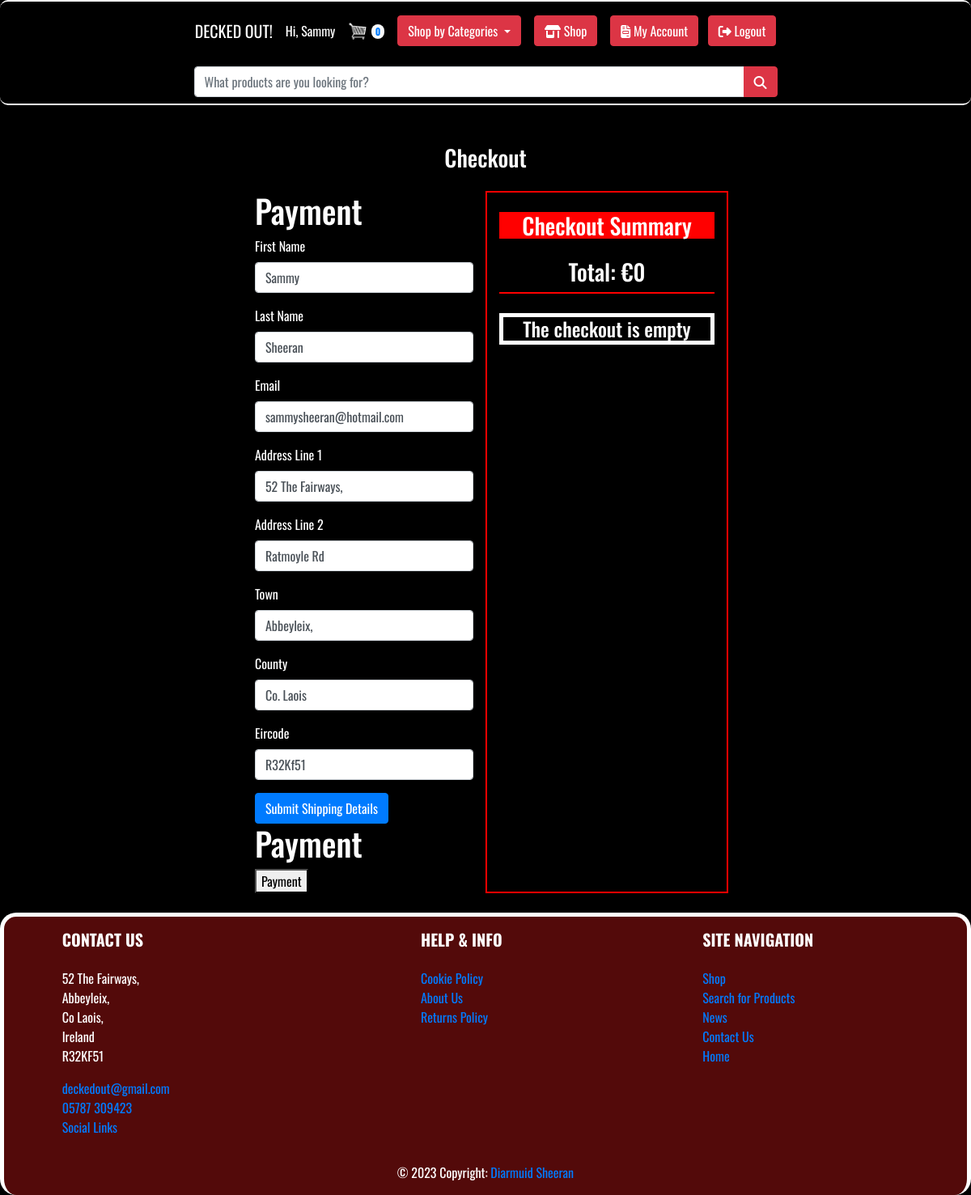
The page /checkout/checkout/ (signed in) on the database its author committed.
### user/models.py (models this page shows, shortened)
class UserProfile(models.Model):
    user = models.OneToOneField(User, null=True, on_delete=models.CASCADE)
    fname = models.CharField(max_length=200, null=True)
    lname = models.CharField(max_length=200, null=True)
    shipping_address_line_1 = models.CharField(max_length=255, null=True, blank=True)
    shipping_address_line_2 = models.CharField(max_length=255, null=True, blank=True)
    shipping_address_town = models.CharField(max_length=255, null=True, blank=True)
    shipping_address_county = models.CharField(max_length=20, null=True, blank=True)
    shipping_address_eircode = models.CharField(max_length=255, null=True, blank=True)

### checkout/views.py (the view, shortened to what this page needs)
# urls.py: path('checkout/', views.checkout, name='checkout'),
def checkout(request):
    cart = Cart(request)
    cart_products = cart.get_prods
    quantities = cart.get_quants
    totals = cart.cart_total()
    user = request.user
    shipping_address = {
        'line_1': '',
        'line_2': '',
        'town': '',
        'county': '',
        'eircode': '',
    }
    user_data = {
        'fname': '',
        'lname': '',
        'email': '',
    }
    if request.user.is_authenticated:
        user_profile = UserProfile.objects.get(user=request.user)
        shipping_address = {
            'line_1': user_profile.shipping_address_line_1,
            'line_2': user_profile.shipping_address_line_2,
            'town': user_profile.shipping_address_town,
            'county': user_profile.shipping_address_county,
            'eircode': user_profile.shipping_address_eircode,
        }
        user_data = {
            'fname': user_profile.fname,
            'lname': user_profile.lname,
            'email': user.email,
        }
    context = {
        "cart_products": cart_products,
        "quantities": quantities,
        "totals": totals,
        'shipping_address': shipping_address,
        'user_data': user_data,
    }
    return render(request, "checkout/checkout.html", context)

### cart/cart.py (called while the page is built, shortened)
    def cart_total(self):
        product_ids = self.cart.keys()
        products = Product.objects.filter(id__in=product_ids)
        quantities = self.cart
        total = 0
        return total

    def get_prods(self):
        product_ids = self.cart.keys()
        quantities = self.cart
        products_with_quantities = {}
        for product_id in product_ids:
            product_id = int(product_id)
            product = Product.objects.get(id=product_id)
            products_with_quantities[product] = quantities[str(product_id)]
        return products_with_quantities

    def __len__(self):
        return sum(self.cart.values())

### cart/context_processors.py (called while the page is built)
def cart(request):
    return {'cart': Cart(request)}

def categories(request):
    return {'categories': Category.objects.all()}

### checkout/templates/checkout/checkout.html (shortened to what this page needs)
{% extends 'base.html' %}
{% load static %}
{% block content %}
<h3 class="text-center mb-4 mt-4">Checkout</h3>
<div class="container-fluid mt-4">
    <div class="row">
        <div class="col-md-3"></div>
        <div class="col-md-3" id="shipping-section">
            <h1>Payment</h1>
            <form action="{% url 'checkout' %}" method="post">
                <div class="mb-3">
                    <label for="fname" class="form-label">First Name</label>
                    <input type="text" class="form-control" id="fname" name="fname" value="{{ user_data.fname }}" required>
                </div>
                <div class="mb-3">
                    <label for="lname" class="form-label">Last Name</label>
                    <input type="text" class="form-control" id="lname" name="lname" value="{{ user_data.lname }}" required>
                </div>
                <div class="mb-3">
                    <label for="email" class="form-label">Email</label>
                    <input type="email" class="form-control" id="email" name="email" value="{{ user_data.email }}" required>
                </div>
                <div class="mb-3">
                    <label for="shipping_address_line_1" class="form-label">Address Line 1</label>
                    <input type="text" class="form-control" id="shipping_address_line_1" name="shipping_address_line_1" value="{{ shipping_address.line_1 }}" placeholder="Address Line 1">
                </div>
                <div class="mb-3">
                    <label for="shipping_address_line_2" class="form-label">Address Line 2</label>
                    <input type="text" class="form-control" id="shipping_address_line_2" name="shipping_address_line_2" value="{{ shipping_address.line_2 }}" placeholder="Address Line 2">
                </div>
                <div class="mb-3">
                    <label for="shipping_address_town" class="form-label">Town</label>
                    <input type="text" class="form-control" id="shipping_address_town" name="shipping_address_town" value="{{ shipping_address.town }}" placeholder="Town">
                </div>
                <div class="mb-3">
                    <label for="shipping_address_county" class="form-label">County</label>
                    <input type="text" class="form-control" id="shipping_address_county" name="shipping_address_county" value="{{ shipping_address.county }}" placeholder="County">
                </div>
                <div class="mb-3">
                    <label for="shipping_address_eircode" class="form-label">Eircode</label>
                    <input type="text" class="form-control" id="shipping_address_eircode" name="shipping_address_eircode" value="{{ shipping_address.eircode }}" placeholder="Eircode">
                </div>
                <button type="submit" class="btn btn-primary">Submit Shipping Details</button>
            </form>
            <h1>Payment</h1>
            <button id="switch-to-shipping">Payment</button>
        </div>
        <div class="col-md-3" style="border: 2px solid red;">
            <div style="background-color: red;">
                <h3 class="mb-4 mt-4 text-center">Checkout Summary</h3>
            </div>
            <div class="col-md-12 mb-4" style="border-bottom: 2px solid red;">
                <h3 class="mt-4 mb-2 text-center">Total: €{{ totals }}</h3>
            </div>
            {% if cart_products %}
                <div class="row mt-6">
                    <div class="col-md-12 mb-4">
                        {% for product, quantity in cart_products.items %}
                            <p class="">{{ product.name }}</p>
                            <div class="d-flex align-items-center mb-3">
                                <img src="{{ product.image.url }}" alt="{{ product.name }}" class="img-thumbnail" style="max-width: 40px;">
                                {% if product.on_special_offer and product.discounted_price %}
                                    <span class="badge bg-warning text-dark ml-2 mr-2">Special Offer!</span>  @ €{{ product.discounted_price }} x {{ quantity }}
                                {% else %}
                                    <span class="card-text price-text text-center ml-2">
                                        @ €{{ product.price }} x {{ quantity }}
                                    </span>
                                {% endif %}
                            </div>
                        {% endfor %}
                        <a href="{% url 'cart_summary' %}" class="btn btn-primary mt-3">Back to Cart</a>
                        <a href="{% url 'product_list' %}" class="btn btn-primary mt-3">Continue Shopping</a>
                    </div>
                </div>
            {% else %}
                <h4 class="text-center" style="border-style: solid; border-width: 5px; ">The checkout is empty</h4>
            {% endif %}
        </div>
        <div class="col-md-3"></div>
    </div>
</div>
{% endblock %}

### store/templates/nav.html (shortened to what this page needs)
{% load static %}
<div class="container-fluid" >
    <div class="row justify-content-center navbar-dark " style="background-color: rgb(0, 0, 0); border-style: solid; border-color: #fff; border-width: 2px;  border-radius: 10px; border-bottom: none; border-left: none; border-right: none;">
        <div class="navbar-row">
            <nav class="navbar navbar-expand-lg navbar-dark " style="background-color: rgb(0, 0, 0);">
                <a class="navbar-brand" href="{% url 'landing' %}">DECKED OUT!</a>
                {% if user.is_authenticated %}
                    <p class="mt-3">Hi, {{ user.userprofile.fname }}</p>
                {% endif %}
                <a class="nav-link" href="{% url 'cart_summary' %}">
                    <img id="cart-icon" src="{% static 'images/cart.png' %}" alt="Cart">
                    <span class="badge bg-light text-black ms-1 rounded-pill" id="cart_quantity">{{ cart|length }}</span>
                </a>
                <div class="collapse navbar-collapse" id="navbarNav">
                    <ul class="navbar-nav ml-auto">
                        <li>
                            <div class="dropdown">
                                <button class="btn btn-danger dropdown-toggle mr-3" type="button" id="categoryDropdown" data-toggle="dropdown" aria-haspopup="true" aria-expanded="false">
                                    Shop by Categories
                                </button>
                            </div>
                        </li>
                        <li>
                            <a href="{% url 'product_list' %}" class="btn btn-danger mr-3"><i class="fa-solid fa-shop" style="color: #ffffff;"></i> Shop</a>
                        </li>
                        <li class="nav-item">
                            {% if user.is_anonymous %}
                                <a href="{% url 'login' %}" class="btn btn-danger"><i class="fa-solid fa-arrow-right-to-bracket" style="color: #ffffff;"></i> Login</a>
                                <a href="{% url 'register' %}" class="btn btn-danger ml-2"><i class="fa-solid fa-user-plus" style="color: #ffffff;"></i> Sign Up</a>
                            {% else %}
                                <a href="{% url 'account' %}" class="btn btn-danger"><i class="fa-solid fa-file-invoice" style="color: #ffffff;"></i> My Account</a>
                                <a href="{% url 'logout' %}" class="btn btn-danger ml-2"><i class="fa-solid fa-right-from-bracket" style="color: #ffffff;"></i> Logout</a>
                            {% endif %}
                        </li>
                    </ul>
                </div>
            </nav>
        </div>
    </div>
</div>
<div class="navbar-row navbar-dark" style="background-color: rgb(0, 0, 0);border-style: solid; border-color: #fff; border-width: 2px;  border-radius: 10px; border-top: none; border-left: none; border-right: none;">
    <div class="row justify-content-center">
        <form class="form-inline my-2 my-lg-0" action="{% url 'product_search' %}" method="get">
            <div class="input-group mb-2 mt-2" style="width: max-content;">
                <input class="form-control" id="search-bar" type="search" placeholder="What products are you looking for?" aria-label="Search" name="search_query">
                <div class="input-group-append">
                    <button class="btn btn-danger" type="submit">
                        <i class="fa-solid fa-magnifying-glass" style="color: #fff;"></i>
                    </button>
                </div>
            </div>
        </form>
        <br>
    </div>
</div>

### static/css/base.css (style rules this page uses)
body { background-color: #000; color: #fff; font-family: 'Oswald', sans-serif; }
#cart-icon { width:25px; display: inline-block; }
#search-bar { width: 680px; margin-left: auto; margin-right: auto; }

### rows shown on the page
UserProfile: fname "Sammy", lname "Sheeran", shipping_address_line_1 "52 The Fairways,", shipping_address_line_2 "Ratmoyle Rd", shipping_address_town "Abbeyleix,", shipping_address_county "Co. Laois", shipping_address_eircode "R32Kf51"

### other values the page prints
{{ user.userprofile.fname }} "Sammy"
{{ cart|length }} "0"
{{ totals }} "0"
